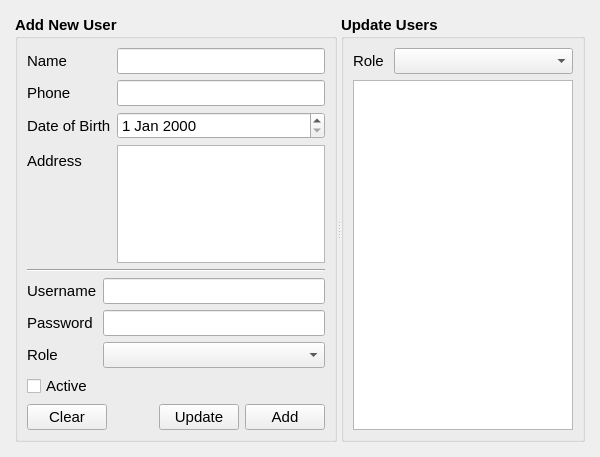
<?xml version="1.0" encoding="UTF-8"?>
<ui version="4.0">
 <class>ManageUsers</class>
 <widget class="QWidget" name="ManageUsers">
  <property name="geometry">
   <rect>
    <x>0</x>
    <y>0</y>
    <width>600</width>
    <height>457</height>
   </rect>
  </property>
  <property name="font">
   <font>
    <pointsize>11</pointsize>
   </font>
  </property>
  <property name="windowTitle">
   <string>Form</string>
  </property>
  <layout class="QVBoxLayout" name="verticalLayout">
   <property name="spacing">
    <number>15</number>
   </property>
   <property name="leftMargin">
    <number>15</number>
   </property>
   <property name="topMargin">
    <number>15</number>
   </property>
   <property name="rightMargin">
    <number>15</number>
   </property>
   <property name="bottomMargin">
    <number>15</number>
   </property>
   <item>
    <widget class="QSplitter" name="splitter">
     <property name="orientation">
      <enum>Qt::Horizontal</enum>
     </property>
     <widget class="QGroupBox" name="groupBox">
      <property name="font">
       <font>
        <weight>75</weight>
        <bold>true</bold>
       </font>
      </property>
      <property name="title">
       <string>Add New User</string>
      </property>
      <layout class="QVBoxLayout" name="verticalLayout_2">
       <item>
        <layout class="QFormLayout" name="formLayout_2">
         <item row="0" column="0">
          <widget class="QLabel" name="label">
           <property name="font">
            <font>
             <weight>50</weight>
             <bold>false</bold>
            </font>
           </property>
           <property name="text">
            <string>Name</string>
           </property>
          </widget>
         </item>
         <item row="0" column="1">
          <widget class="QLineEdit" name="nameText">
           <property name="font">
            <font>
             <weight>50</weight>
             <bold>false</bold>
            </font>
           </property>
          </widget>
         </item>
         <item row="1" column="0">
          <widget class="QLabel" name="label_2">
           <property name="font">
            <font>
             <weight>50</weight>
             <bold>false</bold>
            </font>
           </property>
           <property name="text">
            <string>Phone</string>
           </property>
          </widget>
         </item>
         <item row="1" column="1">
          <widget class="QLineEdit" name="phoneText">
           <property name="font">
            <font>
             <weight>50</weight>
             <bold>false</bold>
            </font>
           </property>
          </widget>
         </item>
         <item row="2" column="0">
          <widget class="QLabel" name="label_6">
           <property name="font">
            <font>
             <weight>50</weight>
             <bold>false</bold>
            </font>
           </property>
           <property name="text">
            <string>Date of Birth</string>
           </property>
          </widget>
         </item>
         <item row="2" column="1">
          <widget class="QDateEdit" name="dobText">
           <property name="font">
            <font>
             <weight>50</weight>
             <bold>false</bold>
            </font>
           </property>
          </widget>
         </item>
         <item row="3" column="0">
          <widget class="QLabel" name="label_3">
           <property name="font">
            <font>
             <weight>50</weight>
             <bold>false</bold>
            </font>
           </property>
           <property name="text">
            <string>Address</string>
           </property>
          </widget>
         </item>
         <item row="3" column="1">
          <widget class="QTextEdit" name="addressText">
           <property name="font">
            <font>
             <weight>50</weight>
             <bold>false</bold>
            </font>
           </property>
          </widget>
         </item>
        </layout>
       </item>
       <item>
        <widget class="Line" name="line">
         <property name="orientation">
          <enum>Qt::Horizontal</enum>
         </property>
        </widget>
       </item>
       <item>
        <layout class="QFormLayout" name="formLayout">
         <item row="0" column="0">
          <widget class="QLabel" name="label_5">
           <property name="font">
            <font>
             <weight>50</weight>
             <bold>false</bold>
            </font>
           </property>
           <property name="text">
            <string>Username</string>
           </property>
          </widget>
         </item>
         <item row="0" column="1">
          <widget class="QLineEdit" name="usernameText">
           <property name="font">
            <font>
             <weight>50</weight>
             <bold>false</bold>
            </font>
           </property>
          </widget>
         </item>
         <item row="1" column="0">
          <widget class="QLabel" name="label_7">
           <property name="font">
            <font>
             <weight>50</weight>
             <bold>false</bold>
            </font>
           </property>
           <property name="text">
            <string>Password</string>
           </property>
          </widget>
         </item>
         <item row="1" column="1">
          <widget class="QLineEdit" name="passwordText">
           <property name="font">
            <font>
             <weight>50</weight>
             <bold>false</bold>
            </font>
           </property>
           <property name="echoMode">
            <enum>QLineEdit::Password</enum>
           </property>
          </widget>
         </item>
         <item row="2" column="0">
          <widget class="QLabel" name="label_4">
           <property name="font">
            <font>
             <weight>50</weight>
             <bold>false</bold>
            </font>
           </property>
           <property name="text">
            <string>Role</string>
           </property>
          </widget>
         </item>
         <item row="2" column="1">
          <widget class="QComboBox" name="roleCombo">
           <property name="font">
            <font>
             <weight>50</weight>
             <bold>false</bold>
            </font>
           </property>
          </widget>
         </item>
        </layout>
       </item>
       <item>
        <widget class="QCheckBox" name="checkBox">
         <property name="font">
          <font>
           <weight>50</weight>
           <bold>false</bold>
          </font>
         </property>
         <property name="text">
          <string>Active</string>
         </property>
        </widget>
       </item>
       <item>
        <layout class="QHBoxLayout" name="horizontalLayout">
         <item>
          <widget class="QPushButton" name="clearButton">
           <property name="font">
            <font>
             <weight>50</weight>
             <bold>false</bold>
            </font>
           </property>
           <property name="text">
            <string>Clear</string>
           </property>
          </widget>
         </item>
         <item>
          <spacer name="horizontalSpacer">
           <property name="orientation">
            <enum>Qt::Horizontal</enum>
           </property>
           <property name="sizeHint" stdset="0">
            <size>
             <width>40</width>
             <height>20</height>
            </size>
           </property>
          </spacer>
         </item>
         <item>
          <widget class="QPushButton" name="updateButton">
           <property name="font">
            <font>
             <weight>50</weight>
             <bold>false</bold>
            </font>
           </property>
           <property name="text">
            <string>Update</string>
           </property>
          </widget>
         </item>
         <item>
          <widget class="QPushButton" name="addButton">
           <property name="font">
            <font>
             <weight>50</weight>
             <bold>false</bold>
            </font>
           </property>
           <property name="text">
            <string>Add</string>
           </property>
          </widget>
         </item>
        </layout>
       </item>
      </layout>
     </widget>
     <widget class="QGroupBox" name="groupBox_2">
      <property name="font">
       <font>
        <weight>75</weight>
        <bold>true</bold>
       </font>
      </property>
      <property name="title">
       <string>Update Users</string>
      </property>
      <layout class="QVBoxLayout" name="verticalLayout_3">
       <item>
        <layout class="QHBoxLayout" name="horizontalLayout_2">
         <item>
          <widget class="QLabel" name="label_8">
           <property name="sizePolicy">
            <sizepolicy hsizetype="Fixed" vsizetype="Preferred">
             <horstretch>0</horstretch>
             <verstretch>0</verstretch>
            </sizepolicy>
           </property>
           <property name="font">
            <font>
             <weight>50</weight>
             <bold>false</bold>
            </font>
           </property>
           <property name="text">
            <string>Role </string>
           </property>
          </widget>
         </item>
         <item>
          <widget class="QComboBox" name="roleComboSearch">
           <property name="sizePolicy">
            <sizepolicy hsizetype="MinimumExpanding" vsizetype="Fixed">
             <horstretch>0</horstretch>
             <verstretch>0</verstretch>
            </sizepolicy>
           </property>
           <property name="font">
            <font>
             <weight>50</weight>
             <bold>false</bold>
            </font>
           </property>
          </widget>
         </item>
        </layout>
       </item>
       <item>
        <widget class="QListWidget" name="listWidget">
         <property name="font">
          <font>
           <pointsize>11</pointsize>
          </font>
         </property>
        </widget>
       </item>
      </layout>
     </widget>
    </widget>
   </item>
  </layout>
 </widget>
 <resources/>
 <connections/>
</ui>
